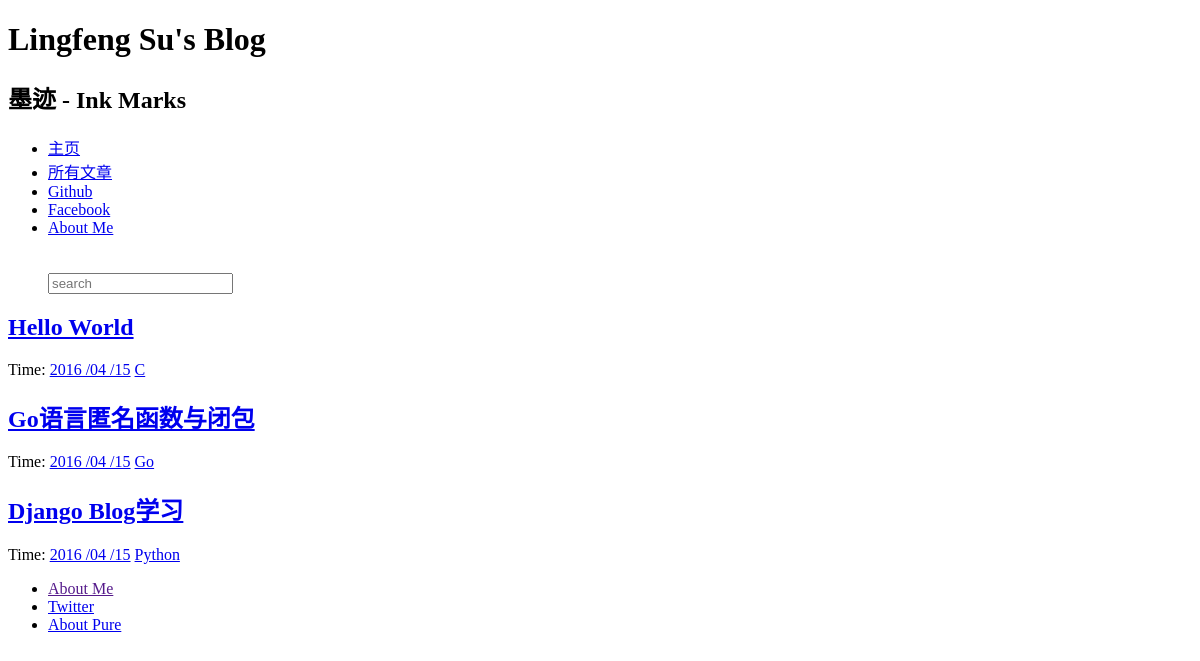
The page /archives/ on the database as committed earlier.
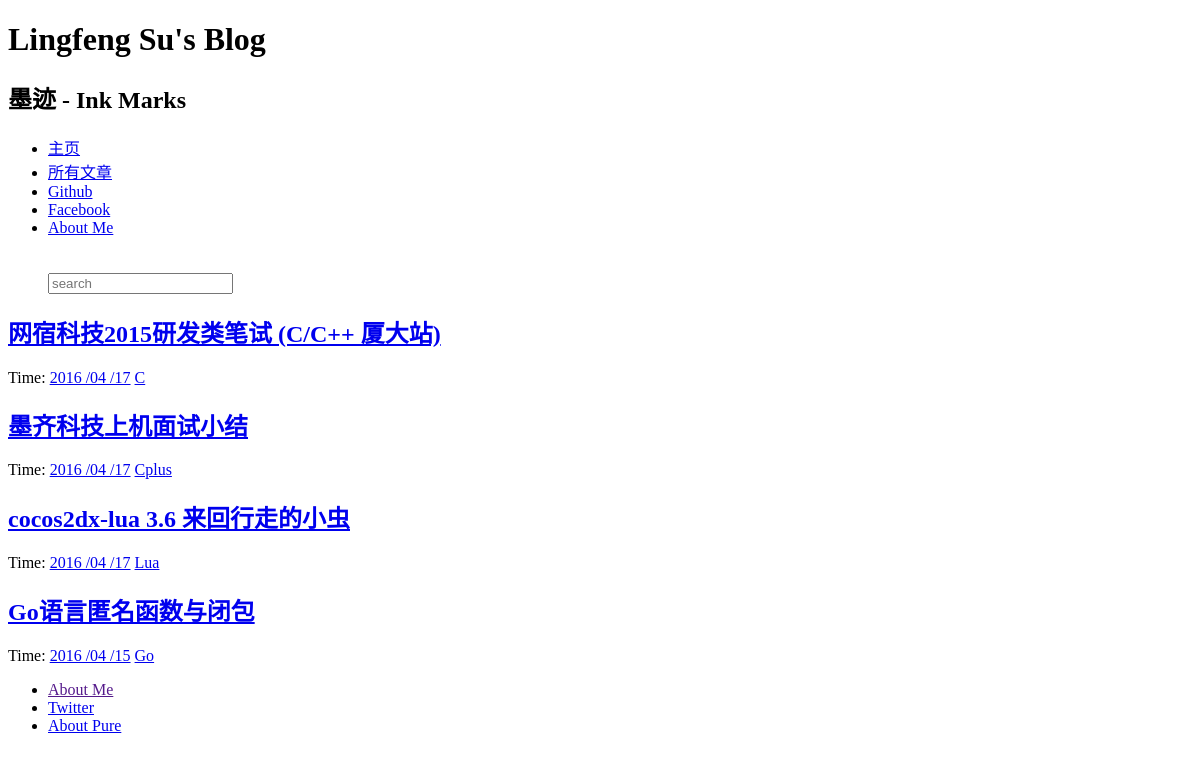
The same page on the database as committed later.
### article/models.py (models this page shows, shortened)
class Article(models.Model):
    title = models.CharField(max_length=100)  # 博客题目
    category = models.CharField(max_length=50, blank=True)  # 博客标签
    date_time = models.DateTimeField(auto_now_add=True)  # 博客日期
    content = models.TextField(blank=True, null=True)  # 博客文章正文
    class Meta:  # 按时间下降排序
        ordering = ['-date_time']

### article/views.py (the view)
# urls.py: url(r'^archives/$', 'article.views.archives',
def archives(request):
    try:
        post_list = Article.objects.all()
    except Article.DoesNotExist:
        raise Http404
    return render(request, 'archives.html', {'post_list': post_list,
                                             'error': False})

### templates/archives.html
{% extends "base.html" %}
{% block content %}
<div class="posts">
    {% if error %}
        <h2 class="post-title">没有相关文章题目</a></h2>
    {% else %}
    {% for post in post_list %}
        <section class="post">
            <header class="post-header">
                <h2 class="post-title"><a href="{% url "detail" id=post.id %}">{{ post.title }}</a></h2>
                    <p class="post-meta">
                        Time:  <a class="post-author" href="#">{{ post.date_time |date:"Y /m /d"}}</a> <a class="post-category post-category-js" href="{% url "search_tag" tag=post.category %}">{{ post.category }}</a>
                    </p>
            </header>
        </section>
    {% endfor %}
    {% endif %}
</div>
{% endblock %}

### templates/base.html (shortened to what this page needs)
<!doctype html>
{% load staticfiles %}
<html lang="en">
<head>
    <link rel="stylesheet" href="http://yui.yahooapis.com/pure/0.5.0/pure-min.css">
    <link rel="stylesheet" href="http://yui.yahooapis.com/pure/0.5.0/grids-responsive-min.css">
    <link rel="stylesheet" href="http://picturebag.qiniudn.com/blog.css">
    <link rel="stylesheet" href="{% static 'css/emacs.css' %}">
</head>
<body>
<div id="layout" class="pure-g">
    <div class="sidebar pure-u-1 pure-u-md-1-4">
        <div class="header">
            <h1 class="brand-title">Lingfeng Su's Blog</h1>
            <h2 class="brand-tagline">墨迹 - Ink Marks</h2>
            <nav class="nav">
                <ul class="nav-list">
                    <li class="nav-item">
                        <a class="button-success pure-button" href="/">主页</a>
                    </li>
                    <li class="nav-item">
                        <a class="button-success pure-button" href="{% url 'archives' %}">所有文章</a>
                    </li>
                    <li class="nav-item">
                        <a class="pure-button" href="https://github.com/call-fold">Github</a>
                    </li>
                    <li class="nav-item">
                        <a class="pure-button" href="https://www.facebook.com/lingfeng.su.5">Facebook</a>
                    </li>
                    <li class="nav-item">
                        <a class="button-success pure-button" href="{% url 'about_me' %}">About Me</a>
                    </li>
                    <br></br>
                    <form class="pure-form" action="/search/" method="get">
                    <input class="pure-input-3-3" type="text" name="s" placeholder="search">
                    </form>
                </ul>
            </nav>
        </div>
    </div>
    <div class="content pure-u-1 pure-u-md-3-4">
        <div>
            {% block content %}
            {% endblock %}
            <div class="footer">
                <div class="pure-menu pure-menu-horizontal pure-menu-open">
                    <ul>
                        <li><a href="">About Me</a></li>
                        <li><a href="https://twitter.com/call_fold/">Twitter</a></li>
                        <li><a href="http://github.com/yahoo/pure/">About Pure</a></li>
                    </ul>
                </div>
            </div>
        </div>
    </div>
</div>
</body>
</html>

Rows that differ between the two databases and show on the page:
removed Article: title "Hello World", date_time "2016 /04 /15", category "C"
removed Article: title "Django Blog学习", date_time "2016 /04 /15", category "Python"
added Article: title "网宿科技2015研发类笔试 (C/C++ 厦大站)", date_time "2016 /04 /17", category "C"
added Article: title "墨齐科技上机面试小结", date_time "2016 /04 /17", category "Cplus"
added Article: title "cocos2dx-lua 3.6 来回行走的小虫", date_time "2016 /04 /17", category "Lua"
